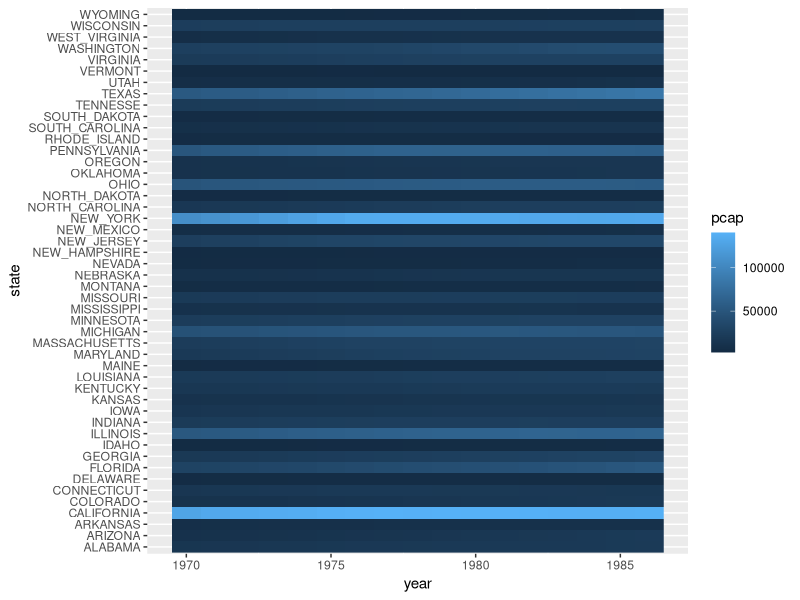
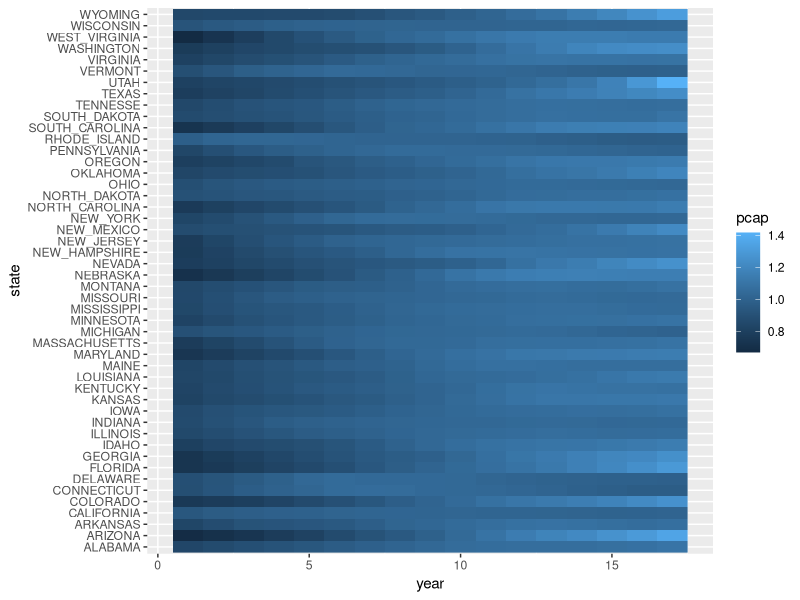
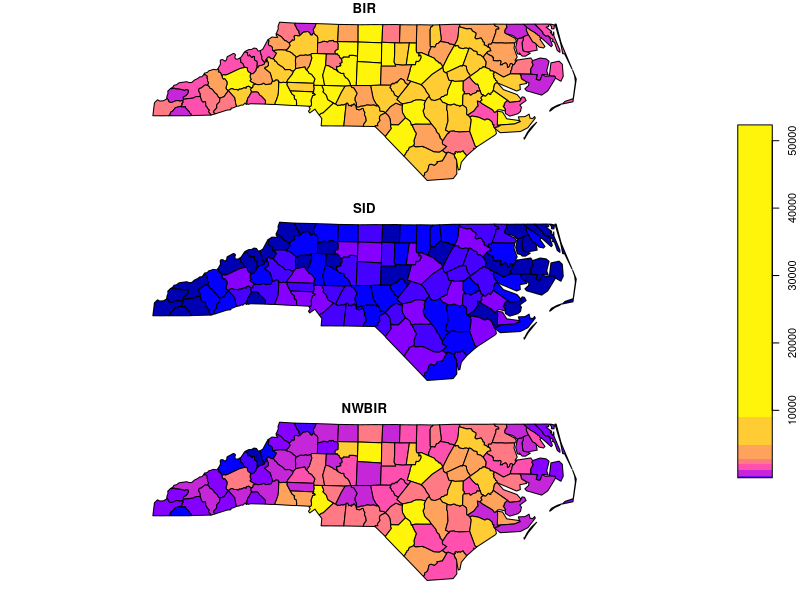
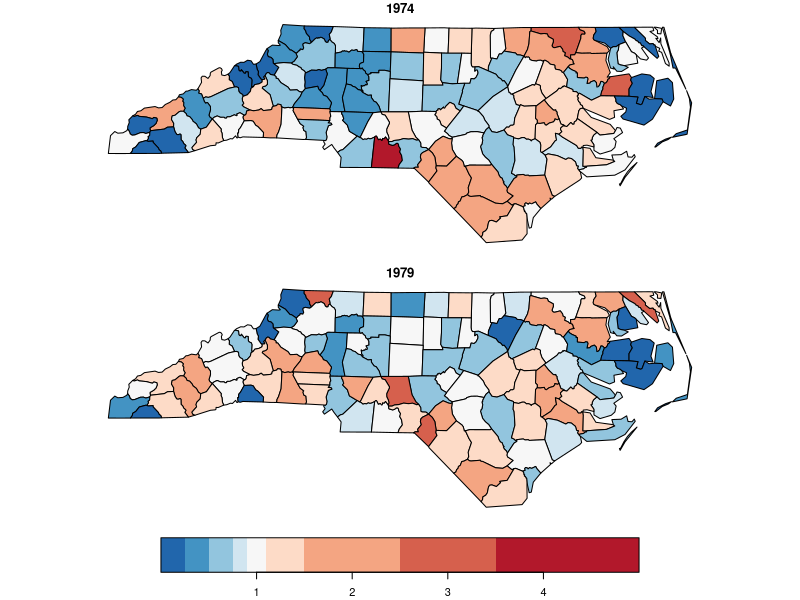
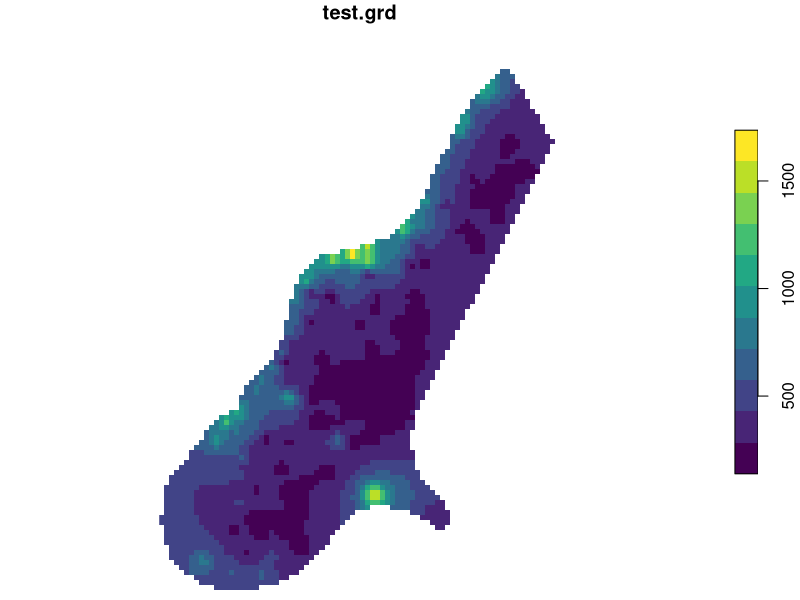
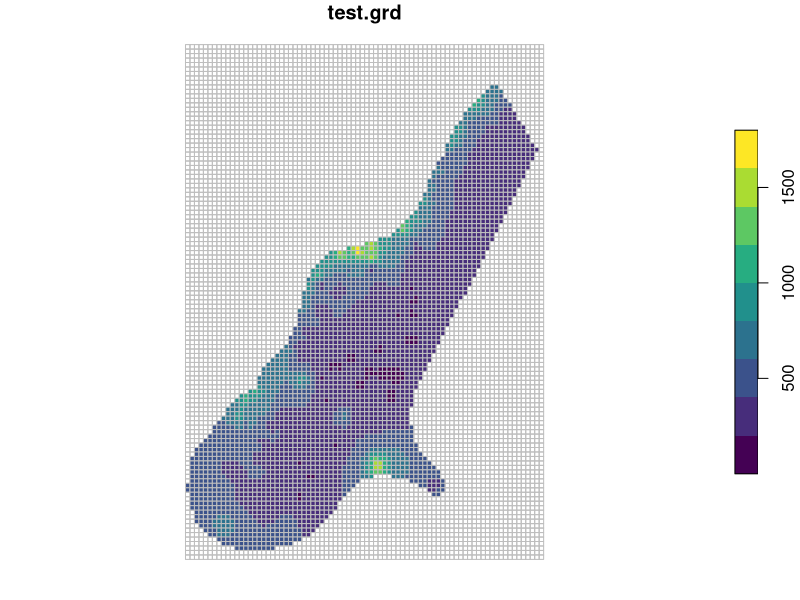

These charts were generated, in order, by the following R code: (Note: this script raises an error after producing the figures.)
## ----setup, include=FALSE-----------------------------------------------------
knitr::opts_chunk$set(echo = TRUE)


## ----eval=FALSE---------------------------------------------------------------
## if (!require(remotes))
##   install.packages("remotes")
## remotes::install_github("r-spatial/stars")


## ----eval=FALSE---------------------------------------------------------------
## install.packages("starsdata", repos = "http://gis-bigdata.uni-muenster.de/pebesma", type = "source")


## -----------------------------------------------------------------------------
library(stars)


## -----------------------------------------------------------------------------
library(ggplot2)
data(Produc, package = "plm")
head(Produc)
ggplot(Produc) + geom_raster(aes(y = state, x = year, fill = pcap))


## -----------------------------------------------------------------------------
(s = st_as_stars(Produc, y_decreasing = FALSE))
s = st_apply(s, 1, function(x) x/mean(x)) %>%
  st_set_dimensions(names = c("year", "state"))
s
pr = as.data.frame(s)
head(pr)
ggplot(pr) + geom_raster(aes(y = state, x = year, fill = pcap))


## -----------------------------------------------------------------------------
nc = read_sf(system.file("gpkg/nc.gpkg", package="sf"))
nc.df = st_set_geometry(nc, NULL) # m is a regular, non-spatial data.frame
head(nc.df)


## -----------------------------------------------------------------------------
mat = as.matrix(nc.df[c("BIR74", "SID74", "NWBIR74", "BIR79", "SID79", "NWBIR79")])
dim(mat) = c(county = 100, var = 3, year = 2) # make it a 3-dimensional array
# set dimension values to the array:
dimnames(mat) = list(county = nc$NAME, var = c("BIR", "SID", "NWBIR"), year = c(1974, 1979))
# convert array into a stars object
(nc.st = st_as_stars(pop = mat))


## -----------------------------------------------------------------------------
(nc.geom <- st_set_dimensions(nc.st, 1, st_geometry(nc)))


## -----------------------------------------------------------------------------
plot(st_apply(nc.geom, c(1,2), sum), key.pos = 4) # sum population over year


## -----------------------------------------------------------------------------
# split out BIR, SID, NWBIR over attributes:
split(nc.geom, 2) 
# sum by category:
(nc.sum = sapply(split(nc.geom, 2), sum)) 
# denominator: mean incidence ratio, averaged over county & years:
(IR = nc.sum[2]/nc.sum[1]) 
# standardise each year/counte value by dividing over IR:
nc.SIR = st_apply(nc.geom, c(1,3), function(x) (x[2]/x[1])/IR)
plot(nc.SIR, breaks = c(0,.25,.5,.75,.9,1.1,1.5,2.5,3.5,5), 
  pal = rev(RColorBrewer::brewer.pal(9, "RdBu")))


## -----------------------------------------------------------------------------
#library(mapview)
#mapview(breweries)


## -----------------------------------------------------------------------------
(g = read_stars(system.file("external/test.grd", package = "raster")))
plot(g, col = viridis::viridis(11), breaks = "equal")


## -----------------------------------------------------------------------------
(g.sf = st_as_sf(g, na.rm = FALSE))
plot(g.sf, border = 'grey', pal = viridis::viridis(9), nbreaks = 10)


## -----------------------------------------------------------------------------
(r = read_stars(system.file("pictures/Rlogo.jpg", package = "rgdal"))) # the old one
plot(r, breaks = "equal")


## -----------------------------------------------------------------------------
(r.rgb = st_rgb(r))
r.rgb[[1]][1:3,1]


## -----------------------------------------------------------------------------
L7file = system.file("tif/L7_ETMs.tif", package = "stars")
(L7 = read_stars(L7file))


## -----------------------------------------------------------------------------
plot(L7)


## -----------------------------------------------------------------------------
plot(L7, join_zlim = FALSE)


## -----------------------------------------------------------------------------
par(mfrow = c(1, 2))
plot(L7, rgb = c(3,2,1), reset = FALSE, main = "RGB")    # rgb
plot(L7, rgb = c(4,3,2), main = "False color (NIR-R-G)") # false color


## -----------------------------------------------------------------------------
bb = st_bbox(c(xmin = -10, xmax = 20, ymin = 40, ymax = 60), crs = 4326)
(x = st_as_stars(bb, dx = 1, dy = 1))


## -----------------------------------------------------------------------------
sf_use_s2(FALSE)
library(rnaturalearth)
ne = ne_countries(returnclass = "sf", continent = 'europe')
ne$pop_dens = units::set_units(ne$pop_est / st_area(ne), 1/(km^2))
plot(ne["pop_dens"], reset = FALSE, extent = bb)
pop = st_rasterize(ne["pop_dens"], x)
plot(st_as_sf(pop, na.rm = FALSE), add = TRUE, border = 'grey')


## -----------------------------------------------------------------------------
(pop.3035 = st_transform(pop, 3035))
ne.3035 = st_transform(ne, 3035)
plot(pop.3035, border = 'grey', reset = FALSE)
plot(st_geometry(ne.3035), add = TRUE, border = 'yellow')


## -----------------------------------------------------------------------------
target_grid = st_as_stars(st_bbox(pop.3035)) # add dimensions/cell sizes etc here
(w = st_warp(pop, target_grid)) # or give only a target crs
plot(w, border = 'grey', reset = FALSE)
plot(st_geometry(ne.3035), add = TRUE, border = 'yellow')


## -----------------------------------------------------------------------------
(w <- system.file("nc/bcsd_obs_1999.nc", package = "stars") %>%
    read_stars("data/full_data_daily_2013.nc"))
plot(w)


## -----------------------------------------------------------------------------
x = c(
"avhrr-only-v2.19810901.nc",
"avhrr-only-v2.19810902.nc",
"avhrr-only-v2.19810903.nc",
"avhrr-only-v2.19810904.nc",
"avhrr-only-v2.19810905.nc",
"avhrr-only-v2.19810906.nc",
"avhrr-only-v2.19810907.nc",
"avhrr-only-v2.19810908.nc",
"avhrr-only-v2.19810909.nc"
)
# see the second vignette:
# install.packages("starsdata", repos = "http://gis-bigdata.uni-muenster.de", type = "source")
file_list = system.file(paste0("netcdf/", x), package = "starsdata")
(y = read_stars(file_list, quiet = TRUE))


## -----------------------------------------------------------------------------
(z = adrop(y))


## -----------------------------------------------------------------------------
library(ggplot2)
library(viridis)
## Loading required package: viridisLite
library(ggthemes)
ggplot() +
  geom_stars(data = z[1], alpha = 0.8, downsample = c(10, 10, 1)) +
  facet_wrap("time") +
  scale_fill_viridis() +
  coord_equal() +
  theme_map() +
  theme(legend.position = "bottom") +
  theme(legend.key.width = unit(2, "cm"))


## -----------------------------------------------------------------------------
y[2] # second attribute
y[,1:10,1:12] # x/y region
y[,,,1] # zlev
y[,,,,3:5] # time


## ----eval=FALSE---------------------------------------------------------------
## x = st_as_stars() # global, 1 degree grid
## plot([ne])


## -----------------------------------------------------------------------------
granule = system.file("sentinel/S2A_MSIL1C_20180220T105051_N0206_R051_T32ULE_20180221T134037.zip", 
  package = "starsdata")
s2 = paste0("SENTINEL2_L1C:/vsizip/", granule, 
  "/S2A_MSIL1C_20180220T105051_N0206_R051_T32ULE_20180221T134037.SAFE/MTD_MSIL1C.xml:10m:EPSG_32632")
(p = read_stars(s2))


## -----------------------------------------------------------------------------
ndvi = function(x) (x[4]-x[1])/(x[4]+x[1])
(p.ndvi = st_apply(p, c("x", "y"), ndvi)) # doesn't actually do anything, yet
plot(p.ndvi)


## ----eval = TRUE--------------------------------------------------------------
dirs = list.dirs(".")
dirs = dirs[grepl("./LC08229064", dirs)] # those starting with ./LC08229064 : an L8 scene
f = list.files(dirs, pattern = "*band[1-7].tif", full.names = TRUE)

# to save memory, we continuously overwrite an object called "l":
l = lapply(f, function(x) read_stars(x, proxy=FALSE))
# the scenes don't line up 100%, so we need to warp them to the geometry of the first:
for (i in 2:length(l))
	l[[i]] = st_warp(l[[i]], l[[1]])
l = do.call(c, l) # every band is an attribute, with ugly names:
names(l)[1:3]

# get dates from scene name:
d = as.Date(substr(names(l), 18, 25), format = "%Y%m%d")
d[1:3]
# get band from scene name:
band = substr(names(l), 45, 49)
band[1:7]

# throw all bands in a dimension:
(l = merge(l))

di =  st_dimensions(l)
di[3] = NULL # remove the third attribute
# the order in which we add these dimensions matters; band cycles fastest, so will be added last:
di$date = stars:::create_dimension(values = unique(d))
di$band = stars:::create_dimension(values = unique(band))

(l = st_redimension(l, di))
l[l < 0] = NA # remove all NA cells

# select a single time slice and show all bands:
plot(adrop(l[,,,1,]))
# select a band and see a time series of that band
plot(l[,,,,1])
# reduce dimension "band" to an index (ndvi) and show its time series:
ndvi = function(x) (x[5]-x[4])/(x[5]+x[4])
plot(st_apply(l, 1:3, ndvi), breaks = "equal")
